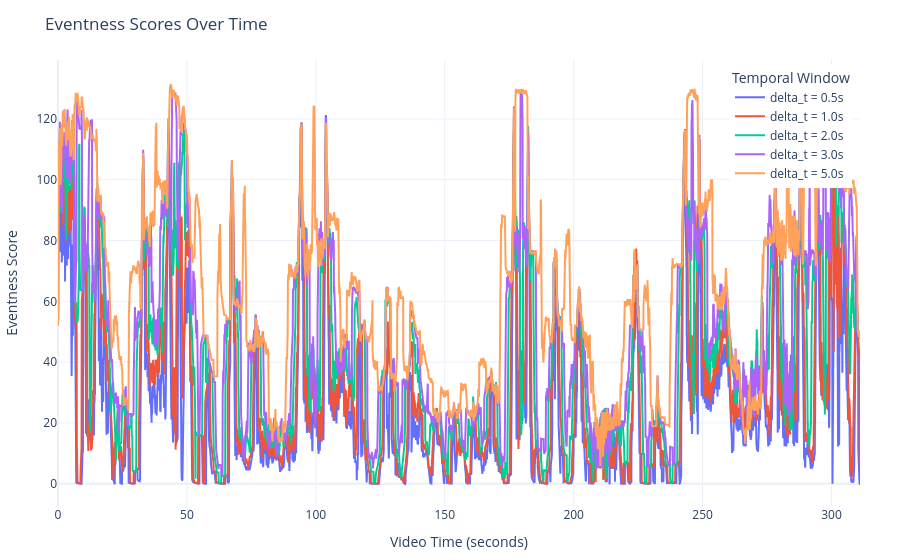
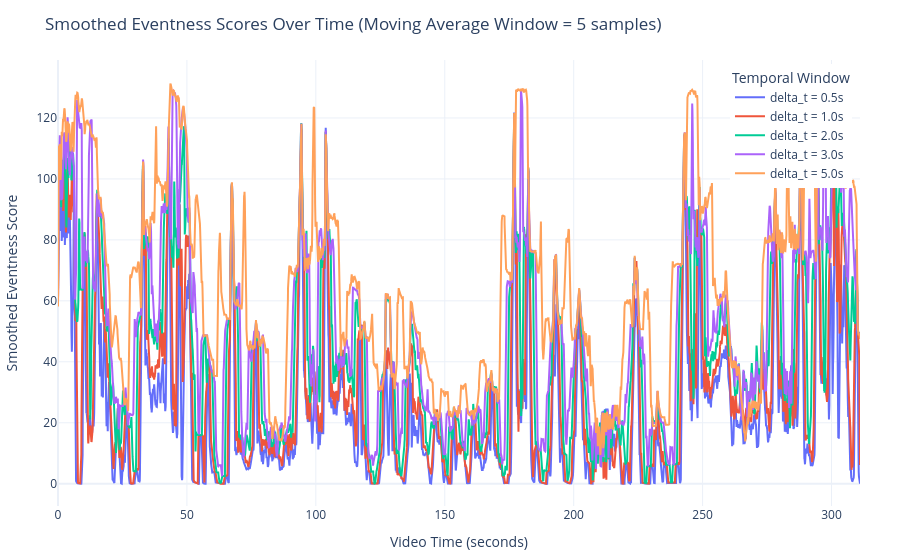
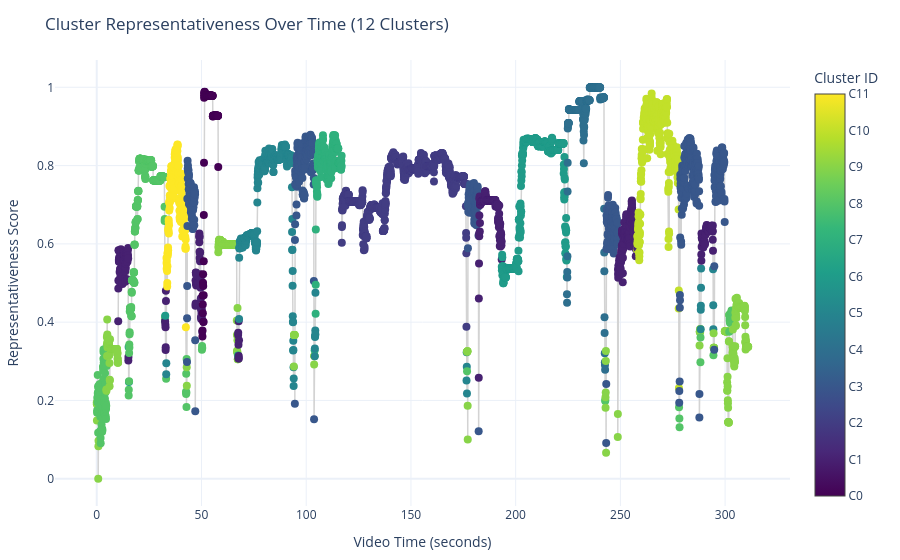

Notebook code cell kept with these figures, in order:
### Markdown cell above
## 7. Execution Example

### Code cell
# Run visualizer on default paths.
# Set show_answers=False if you want to hide the ground-truth and LLM answers.
visualize_video_eventness(
    DEFAULT_VIDEO_PATH,
    DEFAULT_FEATURE_PATH,
    DEFAULT_DELTA_T_VALUES,
    DEFAULT_MOVING_AVERAGE_WINDOW,
    llm_answer_file_path=DEFAULT_LLM_ANSWER_FILE_PATH,
    show_answers=True,
)

### Figure 1 — Plotly figure (JSON) as saved in the notebook; plotly's stock layout.template omitted (floating-point values rounded to 4 significant figures; data arrays with more than 128 entries replaced by an {"elided": "..."} marker saying what was removed)
{"data": [{"hovertemplate": "Time: %{x:.2f}s<br>Eventness: %{y:.4f}<extra></extra>", "mode": "lines", "name": "delta_t = 0.5s", "type": "scatter", "x": {"elided": "5400 float values"}, "y": {"elided": "5400 float values"}}, {"hovertemplate": "Time: %{x:.2f}s<br>Eventness: %{y:.4f}<extra></extra>", "mode": "lines", "name": "delta_t = 1.0s", "type": "scatter", "x": {"elided": "5400 float values"}, "y": {"elided": "5400 float values"}}, {"hovertemplate": "Time: %{x:.2f}s<br>Eventness: %{y:.4f}<extra></extra>", "mode": "lines", "name": "delta_t = 2.0s", "type": "scatter", "x": {"elided": "5400 float values"}, "y": {"elided": "5400 float values"}}, {"hovertemplate": "Time: %{x:.2f}s<br>Eventness: %{y:.4f}<extra></extra>", "mode": "lines", "name": "delta_t = 3.0s", "type": "scatter", "x": {"elided": "5400 float values"}, "y": {"elided": "5400 float values"}}, {"hovertemplate": "Time: %{x:.2f}s<br>Eventness: %{y:.4f}<extra></extra>", "mode": "lines", "name": "delta_t = 5.0s", "type": "scatter", "x": {"elided": "5400 float values"}, "y": {"elided": "5400 float values"}}], "layout": {"hovermode": "x unified", "legend": {"title": {"text": "Temporal Window"}, "x": 0.99, "xanchor": "right", "y": 0.99, "yanchor": "top"}, "margin": {"b": 40, "l": 40, "r": 40, "t": 60}, "title": {"text": "Eventness Scores Over Time"}, "xaxis": {"title": {"text": "Video Time (seconds)"}}, "yaxis": {"title": {"text": "Eventness Score"}}}}

### Figure 2 — Plotly figure (JSON) as saved in the notebook; plotly's stock layout.template omitted (floating-point values rounded to 4 significant figures; data arrays with more than 128 entries replaced by an {"elided": "..."} marker saying what was removed)
{"data": [{"hovertemplate": "Time: %{x:.2f}s<br>Smoothed Eventness: %{y:.4f}<extra></extra>", "mode": "lines", "name": "delta_t = 0.5s", "type": "scatter", "x": {"elided": "5400 float values"}, "y": {"elided": "5400 float values"}}, {"hovertemplate": "Time: %{x:.2f}s<br>Smoothed Eventness: %{y:.4f}<extra></extra>", "mode": "lines", "name": "delta_t = 1.0s", "type": "scatter", "x": {"elided": "5400 float values"}, "y": {"elided": "5400 float values"}}, {"hovertemplate": "Time: %{x:.2f}s<br>Smoothed Eventness: %{y:.4f}<extra></extra>", "mode": "lines", "name": "delta_t = 2.0s", "type": "scatter", "x": {"elided": "5400 float values"}, "y": {"elided": "5400 float values"}}, {"hovertemplate": "Time: %{x:.2f}s<br>Smoothed Eventness: %{y:.4f}<extra></extra>", "mode": "lines", "name": "delta_t = 3.0s", "type": "scatter", "x": {"elided": "5400 float values"}, "y": {"elided": "5400 float values"}}, {"hovertemplate": "Time: %{x:.2f}s<br>Smoothed Eventness: %{y:.4f}<extra></extra>", "mode": "lines", "name": "delta_t = 5.0s", "type": "scatter", "x": {"elided": "5400 float values"}, "y": {"elided": "5400 float values"}}], "layout": {"hovermode": "x unified", "legend": {"title": {"text": "Temporal Window"}, "x": 0.99, "xanchor": "right", "y": 0.99, "yanchor": "top"}, "margin": {"b": 40, "l": 40, "r": 40, "t": 60}, "title": {"text": "Smoothed Eventness Scores Over Time (Moving Average Window = 5 samples)"}, "xaxis": {"title": {"text": "Video Time (seconds)"}}, "yaxis": {"title": {"text": "Smoothed Eventness Score"}}}}

### Figure 3 — Plotly figure (JSON) as saved in the notebook; plotly's stock layout.template omitted (floating-point values rounded to 4 significant figures; data arrays with more than 128 entries replaced by an {"elided": "..."} marker saying what was removed)
{"data": [{"customdata": {"elided": "5400 str values"}, "hovertemplate": "Time: %{x:.2f}s<br>Representativeness: %{y:.4f}<br>%{customdata}<extra></extra>", "line": {"color": "lightgray", "width": 1.5}, "marker": {"color": {"elided": "5400 int values"}, "colorbar": {"ticktext": ["C0", "C1", "C2", "C3", "C4", "C5", "C6", "C7", "C8", "C9", "C10", "C11"], "tickvals": [0, 1, 2, 3, 4, 5, 6, 7, 8, 9, 10, 11], "title": {"text": "Cluster ID"}}, "colorscale": [[0, "#440154"], [0.1111, "#482878"], [0.2222, "#3e4989"], [0.3333, "#31688e"], [0.4444, "#26828e"], [0.5556, "#1f9e89"], [0.6667, "#35b779"], [0.7778, "#6ece58"], [0.8889, "#b5de2b"], [1, "#fde725"]], "showscale": true, "size": 8}, "mode": "lines+markers", "name": "Representativeness", "type": "scatter", "x": {"elided": "5400 float values"}, "y": {"elided": "5400 float values"}}], "layout": {"margin": {"b": 40, "l": 40, "r": 40, "t": 60}, "title": {"text": "Cluster Representativeness Over Time (12 Clusters)"}, "xaxis": {"title": {"text": "Video Time (seconds)"}}, "yaxis": {"title": {"text": "Representativeness Score"}}}}
